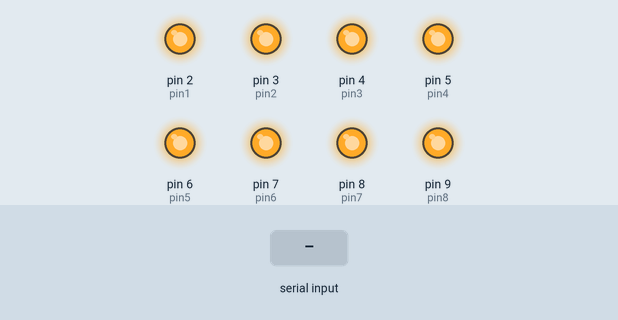
This sketch was run on a simulated Arduino Uno, built with avr-gcc and run on an emulated ATmega328P. Shown: output pins drawn as LEDs (lit = HIGH). The inputs (shaded band) are chosen by the test bench.

Above: at 1.2 s.
1.3 s: "Q" received over Serial
At 2.5 s:
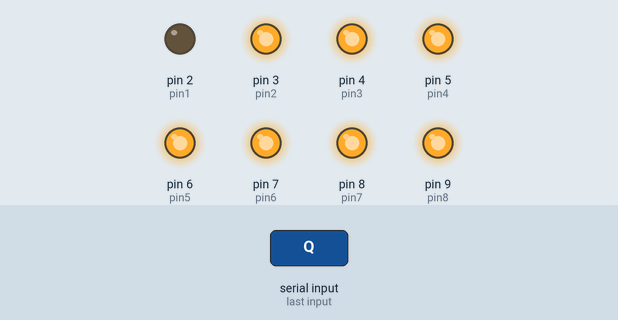
2.8 s: "W" received over Serial
At 3.8 s:
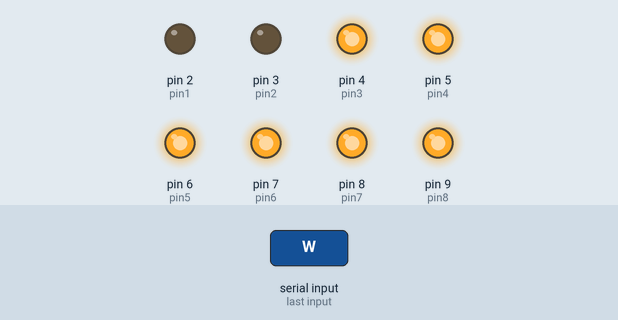
4.3 s: "E" received over Serial
At 4.9 s:
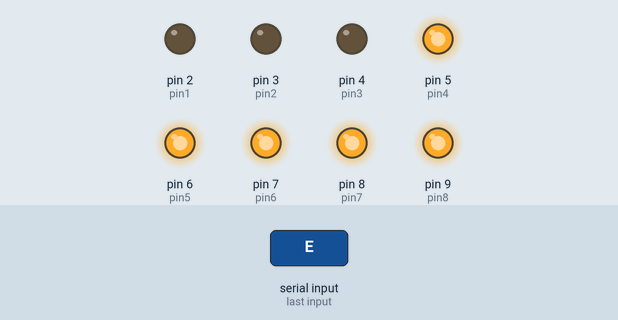
5.8 s: "R" received over Serial
At 6.1 s:
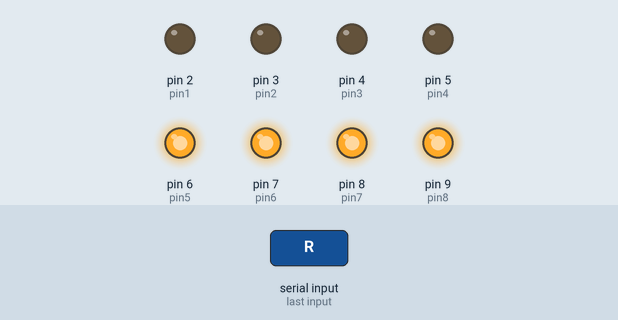
7.3 s: byte 68 ('D') received over Serial
At 8.4 s:
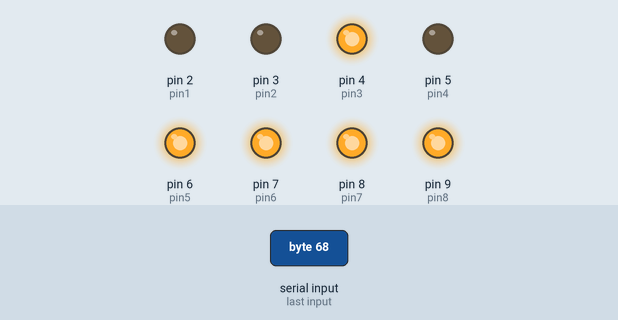
8.8 s: "T" received over Serial
At 9.6 s:
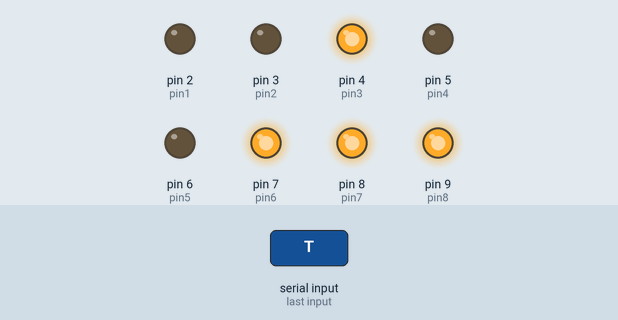
Timing chart, 0 to 11.3 s (numbered marks = the images above; inputs shaded):
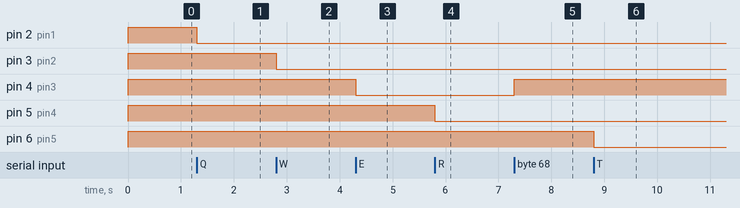

The sketch:

sketch_for_arduino_uno_r3_homehub.ino.ino
```cpp
int pin1 = 2;
int pin2 = 3;
int pin3 = 4;
int pin4 = 5;
int pin5 = 6;
int pin6 = 7;
int pin7 = 8;
int pin8 = 9;

void setup()
{
  Serial.begin(9600);
  pinMode(pin1, OUTPUT);
  pinMode(pin2, OUTPUT);
  pinMode(pin3, OUTPUT);
  pinMode(pin4, OUTPUT);
  pinMode(pin5, OUTPUT);
  pinMode(pin6, OUTPUT);
  pinMode(pin7, OUTPUT);
  pinMode(pin8, OUTPUT);

  digitalWrite(pin1,HIGH);
  digitalWrite(pin2,HIGH);
  digitalWrite(pin3,HIGH);
  digitalWrite(pin4,HIGH);
  digitalWrite(pin5,HIGH);
  digitalWrite(pin6,HIGH);
  digitalWrite(pin7,HIGH);
  digitalWrite(pin8,HIGH);

}

void loop()
{

  char data = Serial.read();

  switch (data)
  {
    case 'Q':digitalWrite(pin1,LOW); break;
    case 'W':digitalWrite(pin2,LOW); break;
    case 'E':digitalWrite(pin3,LOW); break;
    case 'R':digitalWrite(pin4,LOW); break;
    case 'T':digitalWrite(pin5,LOW); break;
    case 'Y':digitalWrite(pin6,LOW); break;
    case 'U':digitalWrite(pin7,LOW); break;
    case 'I':digitalWrite(pin8,LOW); break;

    case 'A':digitalWrite(pin1,HIGH); break;
    case 'S':digitalWrite(pin2,HIGH); break;
    case 'D':digitalWrite(pin3,HIGH); break;
    case 'F':digitalWrite(pin4,HIGH); break;
    case 'G':digitalWrite(pin5,HIGH); break;
    case 'H':digitalWrite(pin6,HIGH); break;
    case 'J':digitalWrite(pin7,HIGH); break;
    case 'K':digitalWrite(pin8,HIGH); break;
  }
}
```

Measured:
- after the input at 1.3 s, pin 2 (pin1): HIGH → LOW at once
- after the input at 2.8 s, pin 3 (pin2): HIGH → LOW at once
- after the input at 4.3 s, pin 4 (pin3): HIGH → LOW at once
- after the input at 5.8 s, pin 5 (pin4): HIGH → LOW at once
- after the input at 7.3 s, pin 4 (pin3): LOW → HIGH at once
- after the input at 8.8 s, pin 6 (pin5): HIGH → LOW at once
